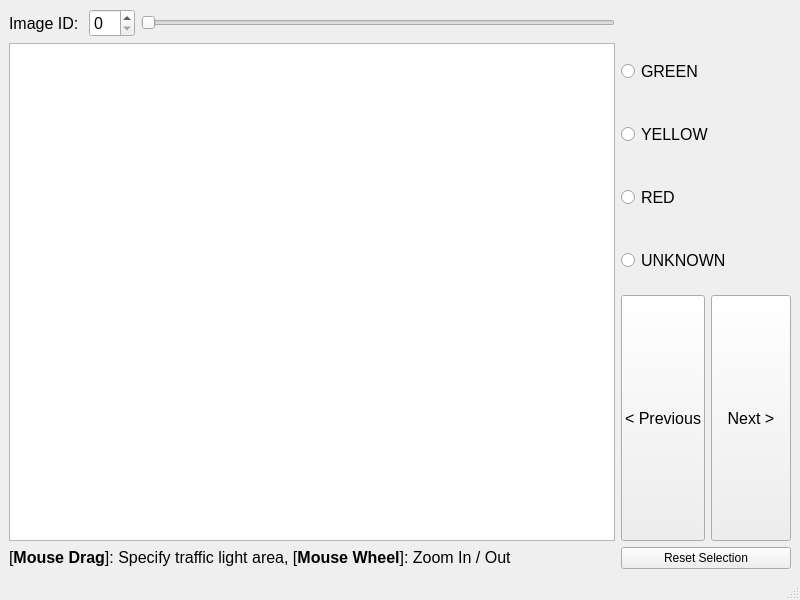
<?xml version="1.0" encoding="UTF-8"?>
<ui version="4.0">
 <class>LabelMakerGui</class>
 <widget class="QMainWindow" name="LabelMakerGui">
  <property name="geometry">
   <rect>
    <x>0</x>
    <y>0</y>
    <width>800</width>
    <height>600</height>
   </rect>
  </property>
  <property name="windowTitle">
   <string>trafficlight_recognizer/Label_Maker</string>
  </property>
  <property name="styleSheet">
   <string notr="true"/>
  </property>
  <widget class="QWidget" name="centralwidget">
   <layout class="QGridLayout" name="gridLayout">
    <item row="0" column="0">
     <layout class="QHBoxLayout" name="horizontalLayout_2">
      <item>
       <widget class="QLabel" name="label">
        <property name="sizePolicy">
         <sizepolicy hsizetype="Fixed" vsizetype="Preferred">
          <horstretch>0</horstretch>
          <verstretch>0</verstretch>
         </sizepolicy>
        </property>
        <property name="font">
         <font>
          <pointsize>12</pointsize>
         </font>
        </property>
        <property name="text">
         <string>Image ID: </string>
        </property>
       </widget>
      </item>
      <item>
       <widget class="QSpinBox" name="image_id_spin_box_">
        <property name="font">
         <font>
          <pointsize>12</pointsize>
         </font>
        </property>
       </widget>
      </item>
      <item>
       <widget class="QSlider" name="image_id_horizontal_slider_">
        <property name="orientation">
         <enum>Qt::Horizontal</enum>
        </property>
       </widget>
      </item>
     </layout>
    </item>
    <item row="1" column="1">
     <layout class="QVBoxLayout" name="verticalLayout_2">
      <item>
       <layout class="QVBoxLayout" name="verticalLayout">
        <item>
         <widget class="QRadioButton" name="green_radio_button_">
          <property name="sizePolicy">
           <sizepolicy hsizetype="Preferred" vsizetype="Preferred">
            <horstretch>0</horstretch>
            <verstretch>0</verstretch>
           </sizepolicy>
          </property>
          <property name="font">
           <font>
            <pointsize>12</pointsize>
           </font>
          </property>
          <property name="cursor">
           <cursorShape>PointingHandCursor</cursorShape>
          </property>
          <property name="text">
           <string>GREEN</string>
          </property>
          <property name="iconSize">
           <size>
            <width>24</width>
            <height>24</height>
           </size>
          </property>
          <attribute name="buttonGroup">
           <string notr="true">radio_button_group_</string>
          </attribute>
         </widget>
        </item>
        <item>
         <widget class="QRadioButton" name="yellow_radio_button_">
          <property name="sizePolicy">
           <sizepolicy hsizetype="Preferred" vsizetype="Preferred">
            <horstretch>0</horstretch>
            <verstretch>0</verstretch>
           </sizepolicy>
          </property>
          <property name="font">
           <font>
            <pointsize>12</pointsize>
           </font>
          </property>
          <property name="cursor">
           <cursorShape>PointingHandCursor</cursorShape>
          </property>
          <property name="text">
           <string>YELLOW</string>
          </property>
          <property name="iconSize">
           <size>
            <width>24</width>
            <height>24</height>
           </size>
          </property>
          <attribute name="buttonGroup">
           <string notr="true">radio_button_group_</string>
          </attribute>
         </widget>
        </item>
        <item>
         <widget class="QRadioButton" name="red_radio_button_">
          <property name="sizePolicy">
           <sizepolicy hsizetype="Preferred" vsizetype="Preferred">
            <horstretch>0</horstretch>
            <verstretch>0</verstretch>
           </sizepolicy>
          </property>
          <property name="font">
           <font>
            <pointsize>12</pointsize>
           </font>
          </property>
          <property name="cursor">
           <cursorShape>PointingHandCursor</cursorShape>
          </property>
          <property name="text">
           <string>RED</string>
          </property>
          <property name="iconSize">
           <size>
            <width>24</width>
            <height>24</height>
           </size>
          </property>
          <attribute name="buttonGroup">
           <string notr="true">radio_button_group_</string>
          </attribute>
         </widget>
        </item>
        <item>
         <widget class="QRadioButton" name="unknown_radio_button_">
          <property name="sizePolicy">
           <sizepolicy hsizetype="Preferred" vsizetype="Preferred">
            <horstretch>0</horstretch>
            <verstretch>0</verstretch>
           </sizepolicy>
          </property>
          <property name="font">
           <font>
            <pointsize>12</pointsize>
           </font>
          </property>
          <property name="cursor">
           <cursorShape>PointingHandCursor</cursorShape>
          </property>
          <property name="text">
           <string>UNKNOWN</string>
          </property>
          <property name="iconSize">
           <size>
            <width>24</width>
            <height>24</height>
           </size>
          </property>
          <attribute name="buttonGroup">
           <string notr="true">radio_button_group_</string>
          </attribute>
         </widget>
        </item>
       </layout>
      </item>
      <item>
       <layout class="QHBoxLayout" name="horizontalLayout">
        <item>
         <widget class="QPushButton" name="previous_push_button_">
          <property name="sizePolicy">
           <sizepolicy hsizetype="Preferred" vsizetype="Preferred">
            <horstretch>0</horstretch>
            <verstretch>0</verstretch>
           </sizepolicy>
          </property>
          <property name="font">
           <font>
            <pointsize>12</pointsize>
           </font>
          </property>
          <property name="toolTip">
           <string>Save the selection and Go Previous image</string>
          </property>
          <property name="text">
           <string>&lt; Previous</string>
          </property>
         </widget>
        </item>
        <item>
         <widget class="QPushButton" name="next_push_button_">
          <property name="sizePolicy">
           <sizepolicy hsizetype="Preferred" vsizetype="Preferred">
            <horstretch>0</horstretch>
            <verstretch>0</verstretch>
           </sizepolicy>
          </property>
          <property name="font">
           <font>
            <pointsize>12</pointsize>
           </font>
          </property>
          <property name="toolTip">
           <string>Save the selection and Go Next image</string>
          </property>
          <property name="whatsThis">
           <string/>
          </property>
          <property name="accessibleDescription">
           <string/>
          </property>
          <property name="text">
           <string>Next &gt;</string>
          </property>
         </widget>
        </item>
       </layout>
      </item>
     </layout>
    </item>
    <item row="1" column="0">
     <widget class="CustomGraphicsView" name="graphics_view_"/>
    </item>
    <item row="3" column="0">
     <widget class="QLabel" name="label_2">
      <property name="font">
       <font>
        <pointsize>12</pointsize>
       </font>
      </property>
      <property name="text">
       <string>&lt;html&gt;&lt;head/&gt;&lt;body&gt;&lt;p&gt;[&lt;span style=&quot; font-weight:600;&quot;&gt;Mouse Drag&lt;/span&gt;]: Specify traffic light area,  [&lt;span style=&quot; font-weight:600;&quot;&gt;Mouse Wheel&lt;/span&gt;]: Zoom In / Out&lt;/p&gt;&lt;/body&gt;&lt;/html&gt;</string>
      </property>
     </widget>
    </item>
    <item row="3" column="1">
     <widget class="QPushButton" name="reset_push_button_">
      <property name="text">
       <string>Reset Selection</string>
      </property>
     </widget>
    </item>
   </layout>
  </widget>
  <widget class="QStatusBar" name="statusbar"/>
 </widget>
 <customwidgets>
  <customwidget>
   <class>CustomGraphicsView</class>
   <extends>QGraphicsView</extends>
   <header location="global">custom_graphics_view.h</header>
  </customwidget>
 </customwidgets>
 <resources/>
 <connections/>
 <buttongroups>
  <buttongroup name="radio_button_group_"/>
 </buttongroups>
</ui>
